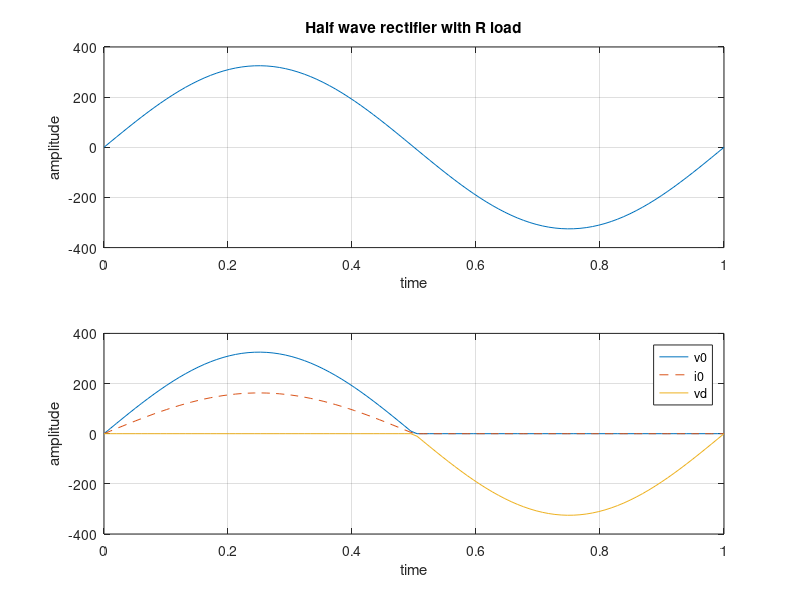

This chart was generated by the following MATLAB code:
% Half wave rectifier with r load
clc;
clear;close all; 
f=500;
t=linspace(0,1);
em=230*sqrt(2);
r=2;
vs=em*sin(2*pi*t);
vO=vs.*(vs>=0);
iO=vO/r;
vd=vs-vO;
subplot(2,1,1);
plot(t,vs);
title('Half wave rectifier with R load');
xlabel('time');
ylabel('amplitude');
grid;
subplot(2,1,2);
plot(t, vO, '-',t,iO,'--',t,vd);
xlabel('time'); 
ylabel('amplitude');
legend('v0','i0','vd');
grid;